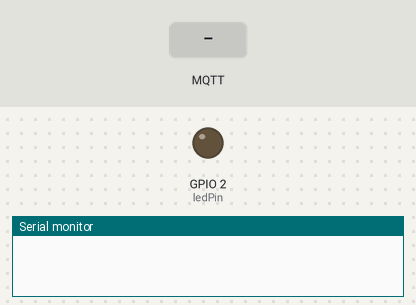
Simulated run of this sketch. Board: ESP32. On the bench: output pins drawn as LEDs (lit = HIGH), the last lines printed to the serial monitor. Dashed ring = blinking. The test bench sets the inputs (shaded band). WiFi joins after 1.5 s; servers stay silent unless stated; random numbers use the default seed unless the sketch sets one; no MQTT or app messages arrive unless stated.

Above: at 1.0 s.
At 3.9 s:
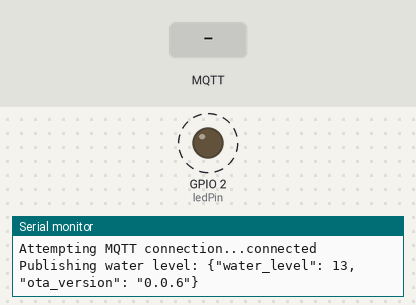
4.0 s: MQTT message "1" arrives on the first subscribed topic
6.2 s: MQTT message "on" arrives on the first subscribed topic
8.2 s: MQTT message "off" arrives on the first subscribed topic
Timing chart, 0 to 16.2 s (numbered marks = the images above; inputs shaded):
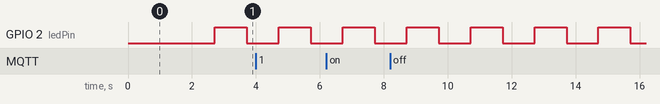

Measured:
- by itself, GPIO 2 (ledPin): alternates HIGH for 1.0 s and LOW for 1.0 s

The sketch:

src.ino
```cpp
#include <WiFi.h>
#include <PubSubClient.h>
#include <HTTPClient.h>
#include <ArduinoJson.h>
#include <Update.h>

// Wi-Fi credentials
const char* ssid = "test";
const char* password = "00000000";

// MQTT Broker
const char* mqtt_server = "test.mosquitto.org";


// OTA variables
const char* current_version_new = "0.0.6";
const char* version_url = "https://devtestego.oss-me-central-1.aliyuncs.com/firmware.json";

// LED settings
#define LED_BUILTIN 2
const int ledPin = LED_BUILTIN;
unsigned long lastBlinkTime = 0;
bool ledState = false;

// Update check interval
const unsigned long updateInterval = 60000; // 60 seconds
unsigned long lastUpdateCheck = 0;

// MQTT setup
WiFiClient espClient;
PubSubClient client(espClient);

// Timing for MQTT publishing
static unsigned long lastMsg = 0;

void setup_wifi() {
  delay(10);
  Serial.println();
  Serial.print("Connecting to ");
  Serial.println(ssid);

  WiFi.begin(ssid, password);

  while (WiFi.status() != WL_CONNECTED) {
    delay(500);
    Serial.print(".");
  }

  Serial.println("");
  Serial.println("WiFi connected");
  Serial.println("IP address: ");
  Serial.println(WiFi.localIP());
}

void mqttCallback(char* topic, byte* message, unsigned int length) {
  Serial.print("Message arrived on topic: ");
  Serial.print(topic);
  Serial.print(". Message: ");
  String messageTemp;

  for (int i = 0; i < length; i++) {
    Serial.print((char)message[i]);
    messageTemp += (char)message[i];
  }
  Serial.println();
}

void reconnectMQTT() {
  while (!client.connected()) {
    Serial.print("Attempting MQTT connection...");
    String clientId = "ESP32Client-";
    clientId += String(random(0xffff), HEX);

    if (client.connect(clientId.c_str())) {
      Serial.println("connected");
      client.subscribe("haider/waterlevel");
    } else {
      Serial.print("failed, rc=");
      Serial.print(client.state());
      Serial.println(" try again in 5 seconds");
      delay(5000);
    }
  }
}

void blinkLED() {
  if (millis() - lastBlinkTime >= 1000) {
    ledState = !ledState;
    digitalWrite(ledPin, ledState);
    lastBlinkTime = millis();
  }
}

void checkForUpdates() {
  HTTPClient http;
  http.begin(version_url);
  http.setFollowRedirects(HTTPC_STRICT_FOLLOW_REDIRECTS);

  int httpCode = http.GET();
  if (httpCode == 200) {
    String payload = http.getString();
    Serial.println("Received version info:");
    Serial.println(payload);

    StaticJsonDocument<512> json;
    DeserializationError error = deserializeJson(json, payload);

    if (error) {
      Serial.println("Failed to parse JSON");
      return;
    }

    const char* newVersion = json["version"];
    const char* binURL = json["url"];

    if (strcmp(newVersion, current_version_new) != 0) {
      Serial.printf("New version available: %s\n", newVersion);
      Serial.println("Starting OTA update...");
      performOTA(binURL);
    } else {
      Serial.println("Already on latest version.");
    }

  } else {
    Serial.printf("Failed to get version info, HTTP code: %d\n", httpCode);
  }

  http.end();
}

void performOTA(const char* binURL) {
  WiFiClient client;
  HTTPClient http;

  http.begin(client, binURL);
  http.setFollowRedirects(HTTPC_STRICT_FOLLOW_REDIRECTS);
  int httpCode = http.GET();

  if (httpCode == 200) {
    int contentLength = http.getSize();
    bool canBegin = Update.begin(contentLength);

    if (canBegin) {
      Serial.println("Begin OTA...");
      WiFiClient& stream = http.getStream();

      size_t written = Update.writeStream(stream);
      if (written == contentLength) {
        Serial.println("Written : " + String(written) + " successfully");
      } else {
        Serial.println("Written only : " + String(written) + "/" + String(contentLength));
      }

      if (Update.end()) {
        if (Update.isFinished()) {
          Serial.println("OTA done! Rebooting...");
          ESP.restart();
        } else {
          Serial.println("OTA not finished.");
        }
      } else {
        Serial.printf("Error Occurred. Error #: %d\n", Update.getError());
      }

    } else {
      Serial.println("Not enough space to begin OTA");
    }

  } else {
    Serial.printf("HTTP error code: %d\n", httpCode);
  }

  http.end();
}

void setup() {
  Serial.begin(115200);
  delay(1000);

  // LED setup
  pinMode(ledPin, OUTPUT);

  // Connect Wi-Fi
  setup_wifi();

  // MQTT setup
  client.setServer(mqtt_server, 1883);
  client.setCallback(mqttCallback);

  // Seed random number generator
  randomSeed(analogRead(0));

  // First OTA check
  checkForUpdates();
  lastUpdateCheck = millis();
}

void loop() {
  blinkLED();

  if (!client.connected()) {
    reconnectMQTT();
  }
  client.loop();

  unsigned long now = millis();

  // MQTT publish every 3 seconds
  if (now - lastMsg > 3000) {
    lastMsg = now;
    int waterLevel = random(0, 101);
    String payload = "{\"water_level\": " + String(waterLevel) + ",\"ota_version\": " + "\"" +String(current_version_new) + "\"" + + "}";
    Serial.print("Publishing water level: ");
    Serial.println(payload);
    client.publish("haider/waterlevel", payload.c_str());
  }

  // OTA check every 60 seconds
  if (now - lastUpdateCheck >= updateInterval) {
    Serial.println("Checking for update...");
    checkForUpdates();
    lastUpdateCheck = millis();
  }
}


// #include <WiFi.h>
// #include <HTTPClient.h>
// #include <ArduinoJson.h>
// #include <Update.h>

// // Wi-Fi credentials
// const char* ssid = "test";
// const char* password = "00000000";

// // Current firmware version

// // URL to check for latest version info (JSON) from Alibaba OSS
// const char* version_url = "https://devtestego.oss-me-central-1.aliyuncs.com/firmware.json";  // Change to OSS URL
// // LED settings
// #define LED_BUILTIN 2
// const int ledPin = LED_BUILTIN;
// unsigned long lastBlinkTime = 0;
// bool ledState = false;

// // Update check interval
// const unsigned long updateInterval = 60000; // 60 seconds
// unsigned long lastUpdateCheck = 0;

// void setup() {
//   Serial.begin(115200);
//   delay(1000);

//   // LED setup
//   pinMode(ledPin, OUTPUT);

//   // Connect to Wi-Fi
//   WiFi.begin(ssid, password);
//   Serial.print("Connecting to WiFi");
//   while (WiFi.status() != WL_CONNECTED) {
//     delay(500);
//     Serial.print(".");
//   }
//   Serial.println("\nConnected to WiFi");

//   // Initial update check
//   checkForUpdates();
//   lastUpdateCheck = millis();
// }

// void loop() {
//   blinkLED();

//   if (millis() - lastUpdateCheck >= updateInterval) {
//     Serial.println("Checking for update...");
//     checkForUpdates();
//     lastUpdateCheck = millis();
//   }


// }

// void blinkLED() {
//   if (millis() - lastBlinkTime >= 1000) {
//     ledState = !ledState;
//     digitalWrite(ledPin, ledState);
//     lastBlinkTime = millis();
//   }
// }

// void checkForUpdates() {
//   HTTPClient http;
//   http.begin(version_url);
//   http.setFollowRedirects(HTTPC_STRICT_FOLLOW_REDIRECTS);  // Follow OSS redirect

//   int httpCode = http.GET();
//   if (httpCode == 200) {
//     String payload = http.getString();
//     Serial.println("Received version info:");
//     Serial.println(payload);

//     StaticJsonDocument<512> json;
//     DeserializationError error = deserializeJson(json, payload);

//     if (error) {
//       Serial.println("Failed to parse JSON");
//       return;
//     }

//     const char* newVersion = json["version"];
//     const char* binURL = json["url"];

//     if (strcmp(newVersion, current_version_new) != 0) {
//       Serial.printf("New version available: %s\n", newVersion);
//       Serial.println("Starting OTA update...");
//       performOTA(binURL);
//     } else {
//       Serial.println("Already on latest version.");
//     }

//   } else {
//     Serial.printf("Failed to get version info, HTTP code: %d\n", httpCode);
//   }

//   http.end();
// }

// void performOTA(const char* binURL) {
//   WiFiClient client;
//   HTTPClient http;

//   http.begin(client, binURL);
//   http.setFollowRedirects(HTTPC_STRICT_FOLLOW_REDIRECTS);  // Follow OSS redirect
//   int httpCode = http.GET();

//   if (httpCode == 200) {
//     int contentLength = http.getSize();
//     bool canBegin = Update.begin(contentLength);

//     if (canBegin) {
//       Serial.println("Begin OTA...");
//       WiFiClient& stream = http.getStream();

//       size_t written = Update.writeStream(stream);
//       if (written == contentLength) {
//         Serial.println("Written : " + String(written) + " successfully");
//       } else {
//         Serial.println("Written only : " + String(written) + "/" + String(contentLength));
//       }

//       if (Update.end()) {
//         if (Update.isFinished()) {
//           Serial.println("OTA done! Rebooting...");
//           ESP.restart();
//         } else {
//           Serial.println("OTA not finished.");
//         }
//       } else {
//         Serial.printf("Error Occurred. Error #: %d\n", Update.getError());
//       }

//     } else {
//       Serial.println("Not enough space to begin OTA");
//     }

//   } else {
//     Serial.printf("HTTP error code: %d\n", httpCode);
//   }

//   http.end();
// }
```
